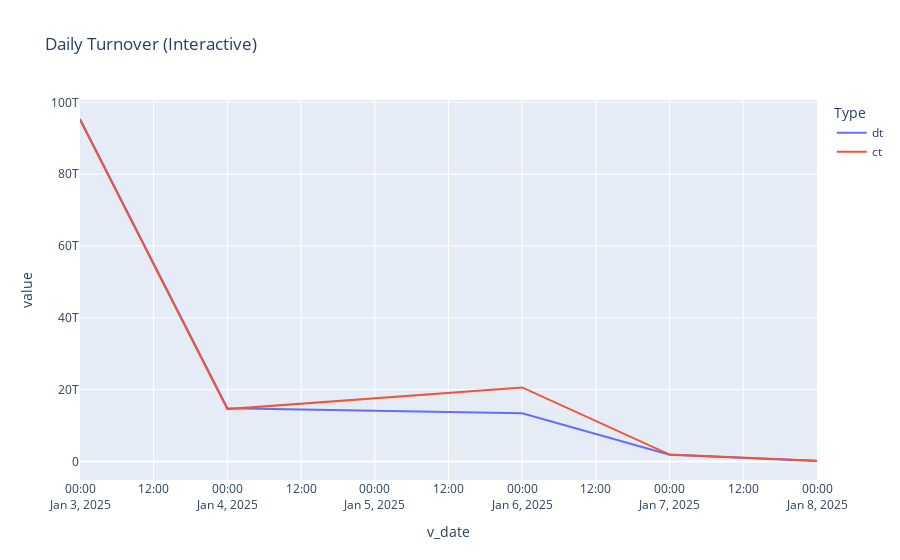

This figure's notebook cell:
### Code cell
# Daily debit/credit turnover
_daily = saldo.groupby('v_date')[['dt','ct']].sum().reset_index()
plt.figure(figsize=(10,5))
sns.lineplot(data=_daily, x='v_date', y='dt', label='Debit')
sns.lineplot(data=_daily, x='v_date', y='ct', label='Credit')
plt.title('Daily Turnover (Debit vs Credit)')
plt.xlabel('Date'); plt.ylabel('Amount')
plt.tight_layout(); plt.show()

# Optional interactive
fig = px.line(_daily, x='v_date', y=['dt','ct'], title='Daily Turnover (Interactive)')
fig.update_layout(legend_title_text='Type')
fig

### Figure 1 — Plotly figure (JSON) as saved in the notebook; plotly's stock layout.template omitted (floating-point values rounded to 4 significant figures)
{"data": [{"hovertemplate": "variable=dt<br>v_date=%{x}<br>value=%{y}<extra></extra>", "legendgroup": "dt", "line": {"color": "#636efa", "dash": "solid"}, "marker": {"symbol": "circle"}, "mode": "lines", "name": "dt", "orientation": "v", "showlegend": true, "type": "scatter", "x": ["2025-01-03T00:00:00.000000000", "2025-01-04T00:00:00.000000000", "2025-01-06T00:00:00.000000000", "2025-01-07T00:00:00.000000000", "2025-01-08T00:00:00.000000000"], "xaxis": "x", "y": [95366081819702, 14794634337600, 13393785987491, 1857586100802, 108507787802], "yaxis": "y"}, {"hovertemplate": "variable=ct<br>v_date=%{x}<br>value=%{y}<extra></extra>", "legendgroup": "ct", "line": {"color": "#EF553B", "dash": "solid"}, "marker": {"symbol": "circle"}, "mode": "lines", "name": "ct", "orientation": "v", "showlegend": true, "type": "scatter", "x": ["2025-01-03T00:00:00.000000000", "2025-01-04T00:00:00.000000000", "2025-01-06T00:00:00.000000000", "2025-01-07T00:00:00.000000000", "2025-01-08T00:00:00.000000000"], "xaxis": "x", "y": [95124654169574, 14568553805066, 20605492472876, 1906222743181, 169674892051], "yaxis": "y"}], "layout": {"legend": {"title": {"text": "Type"}, "tracegroupgap": 0}, "title": {"text": "Daily Turnover (Interactive)"}, "xaxis": {"anchor": "y", "domain": [0, 1], "title": {"text": "v_date"}}, "yaxis": {"anchor": "x", "domain": [0, 1], "title": {"text": "value"}}}}
